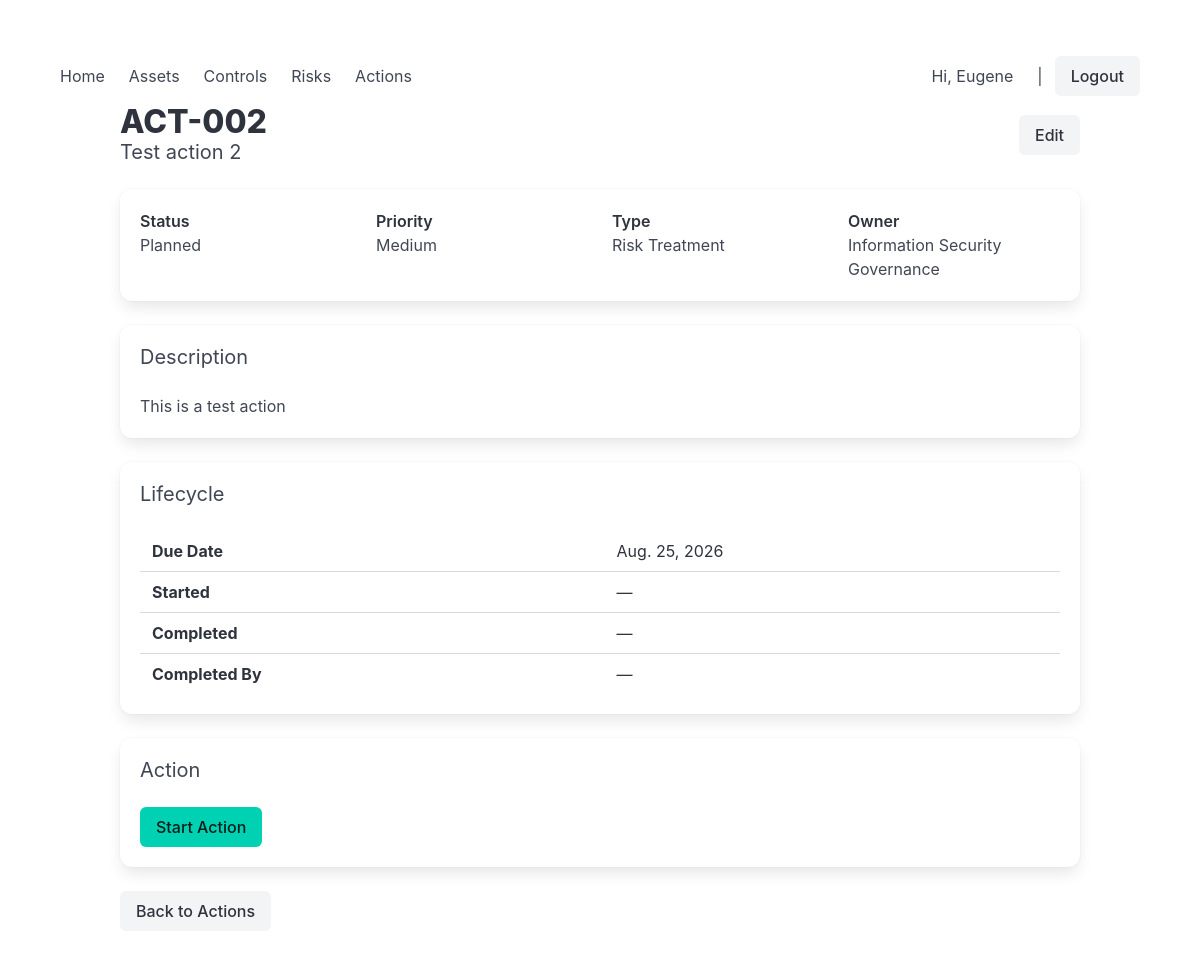
Screenshot of /car/actions/1/ (signed in) with the database file from the repository.
### car/models.py (models this page shows, shortened)
class TimestampedModel(models.Model):
    created_at = models.DateTimeField(auto_now_add=True)
    updated_at = models.DateTimeField(auto_now=True)
    created_by = models.ForeignKey(
        settings.AUTH_USER_MODEL,
        null=True,
        blank=True,
        on_delete=models.SET_NULL,
        related_name="%(class)s_created",
        editable=False,
    )
    updated_by = models.ForeignKey(
        settings.AUTH_USER_MODEL,
        null=True,
        blank=True,
        on_delete=models.SET_NULL,
        related_name="%(class)s_updated",
        editable=False,
    )
    updated_by_username = models.CharField(
        max_length=150,
        blank=True,
        editable=False,
    )
    class Meta:
        abstract = True

class Action(TimestampedModel):
    action_code = models.CharField(
        max_length=50,
        unique=True,
        help_text="Human-readable action identifier.",)
    title = models.CharField(max_length=255)
    description = models.TextField(blank=True)
    action_type = models.CharField(
        max_length=30,
        choices=ActionType.choices,
    )
    owner = models.ForeignKey(
        Owner,
        related_name="actions",
        on_delete=models.PROTECT,
    )
    priority = models.PositiveSmallIntegerField(
        choices=ActionPriority.choices,
        default=ActionPriority.MEDIUM,
    )
    status = models.CharField(
        max_length=20,
        choices=ActionStatus.choices,
        default=ActionStatus.PLANNED,
    )
    due_date = models.DateField(
        null=True,
        blank=True,
    )
    started_at = models.DateTimeField(
        null=True,
        blank=True,
        editable=False,
    )
    completed_at = models.DateTimeField(
        null=True,
        blank=True,
        editable=False,
    )
    completed_by = models.ForeignKey(
        settings.AUTH_USER_MODEL,
        null=True,
        blank=True,
        on_delete=models.SET_NULL,
        related_name="completed_actions",
        editable=False,
    )
    history = HistoricalRecords()
    class Meta:
        ordering = ["due_date", "title"]
    @property
    def is_overdue(self):
        if self.status in {
            ActionStatus.COMPLETED,
            ActionStatus.CANCELLED,
        }:
            return False
        if self.due_date is None:
            return False
        return self.due_date < timezone.localdate()

class Owner(TimestampedModel):
    name = models.CharField(help_text="Person or team responsible for this asset", max_length=150)
    contact_prim = models.CharField(help_text="Primary contact in event of an incident/DR", blank=True,null=True)
    users = models.ManyToManyField(
        User,
        through='OwnerMembership',
        related_name='owners'
    )
    def __str__(self):
        return self.name

### car/views.py (the view)
# urls.py: path("actions/<int:pk>/", views.action_detail, name="action_detail"),
@login_required
def action_detail(request, pk):
    action = get_object_or_404(
        Action.objects.select_related(
            "owner",
            "completed_by",
        ),
        pk=pk
    )
    return render(
        request,
        "car/action_detail.html",
        {
            "action": action,
        }
    )

### car/templates/car/action_detail.html (shortened to what this page needs)
{% extends "car/base.html" %}
{% block content %}
<div class="container">
    <div class="level">
        <div class="level-left">
            <div>
                <h1 class="title">
                    {{ action.action_code }}
                </h1>
                <h2 class="subtitle">
                    {{ action.title }}
                </h2>
            </div>
        </div>
        <div class="level-right">
            <a
                href="{% url 'action_edit' action.pk %}"
                class="button is-light">
                Edit
            </a>
        </div>
    </div>
    <div class="box">
        <div class="columns">
            <div class="column">
                <strong>Status</strong>
                <br>
                {{ action.get_status_display }}
            </div>
            <div class="column">
                <strong>Priority</strong>
                <br>
                {{ action.get_priority_display }}
            </div>
            <div class="column">
                <strong>Type</strong>
                <br>
                {{ action.get_action_type_display }}
            </div>
            <div class="column">
                <strong>Owner</strong>
                <br>
                {{ action.owner }}
            </div>
        </div>
    </div>
    <div class="box">
        <h2 class="subtitle">
            Description
        </h2>
        {% if action.description %}
            <div class="content">
                {{ action.description|linebreaks }}
            </div>
        {% else %}
            <p class="has-text-grey">
                No description provided.
            </p>
        {% endif %}
    </div>
    <div class="box">
        <h2 class="subtitle">
            Lifecycle
        </h2>
        <table class="table is-fullwidth">
            <tbody>
                <tr>
                    <th>Due Date</th>
                    <td>
                        {% if action.due_date %}
                            {{ action.due_date }}
                        {% else %}
                            —
                        {% endif %}
                    </td>
                </tr>
                <tr>
                    <th>Started</th>
                    <td>
                        {% if action.started_at %}
                            {{ action.started_at }}
                        {% else %}
                            —
                        {% endif %}
                    </td>
                </tr>
                <tr>
                    <th>Completed</th>
                    <td>
                        {% if action.completed_at %}
                            {{ action.completed_at }}
                        {% else %}
                            —
                        {% endif %}
                    </td>
                </tr>
                <tr>
                    <th>Completed By</th>
                    <td>
                        {% if action.completed_by %}
                            {{ action.completed_by }}
                        {% else %}
                            —
                        {% endif %}
                    </td>
                </tr>
            </tbody>
        </table>
    </div>
    <div class="box">
        <h2 class="subtitle">
            Action
        </h2>
        {% if action.status == "planned" %}
            <form
                method="post"
                action="{% url 'action_start' action.pk %}"
                style="display:inline">
                <button
                    type="submit"
                    class="button is-primary">
                    Start Action
                </button>
            </form>
        {% endif %}
    </div>
    <div>
        <a
            href="{% url 'action_list' %}"
            class="button is-light">
            Back to Actions
        </a>
    </div>
</div>
{% endblock %}

### car/templates/car/base.html (shortened to what this page needs)
<!DOCTYPE html>
{% load static %}
<html lang="en">
  <head>
    <link rel="stylesheet" href="https://cdn.jsdelivr.net/npm/bulma@1.0.4/css/bulma.min.css">
  </head>
  <body class="section">
    <nav class="navbar" role="navigation" aria-label="main navigation">
      <div id="mainNavbar" class="navbar-menu">
        <div class="navbar-start">
          <a class="navbar-item" href="{% url 'main' %}">Home</a>
          <a class="navbar-item" href="{% url 'asset_list' %}">Assets</a>
          <a class="navbar-item" href="{% url 'control_list' %}">Controls</a>
          <a class="navbar-item" href="{% url 'risk_list' %}">Risks</a>
          <a class="navbar-item" href="{% url 'action_list' %}">Actions</a>
        </div>
        <div class="navbar-end">
          <div class="navbar-item">
            <div class="buttons">
              {% if user.is_authenticated %}
                <a class="navbar-item">Hi, {{ user.first_name }}</a> |
                <a class="button is-light" hx-post="{% url 'logout' %}">Logout</a>
              {% else %}
                <a class="button is-primary" hx-post="{% url 'login' %}">Login</a>
              {% endif %}
            </div>
          </div>
        </div>
      </div>
    </nav>
    {% block content %}{% endblock %}
  </body>
</html>

### rows the page displays
Action: action_code "ACT-002", title "Test action 2", status "Planned", priority "Medium", action_type "Risk Treatment", owner "Information Security Governance", description "This is a test action", due_date "Aug. 25, 2026"

### other values shown
{{ user.first_name }} "Eugene"
